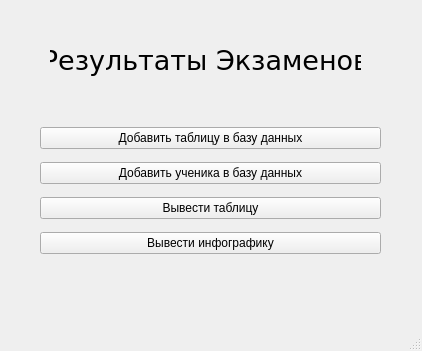
<?xml version="1.0" encoding="UTF-8"?>
<ui version="4.0">
 <class>results</class>
 <widget class="QMainWindow" name="results">
  <property name="enabled">
   <bool>true</bool>
  </property>
  <property name="geometry">
   <rect>
    <x>0</x>
    <y>0</y>
    <width>422</width>
    <height>351</height>
   </rect>
  </property>
  <property name="windowTitle">
   <string>Результаты экзаменов</string>
  </property>
  <widget class="QWidget" name="centralwidget">
   <widget class="QWidget" name="verticalLayoutWidget">
    <property name="geometry">
     <rect>
      <x>40</x>
      <y>120</y>
      <width>341</width>
      <height>141</height>
     </rect>
    </property>
    <layout class="QVBoxLayout" name="verticalLayout">
     <item>
      <widget class="QPushButton" name="table_b">
       <property name="text">
        <string>Добавить таблицу в базу данных</string>
       </property>
      </widget>
     </item>
     <item>
      <widget class="QPushButton" name="window_button1">
       <property name="text">
        <string>Добавить ученика в базу данных</string>
       </property>
      </widget>
     </item>
     <item>
      <widget class="QPushButton" name="window_button2">
       <property name="text">
        <string>Вывести таблицу</string>
       </property>
      </widget>
     </item>
     <item>
      <widget class="QPushButton" name="window_button">
       <property name="text">
        <string>Вывести инфографику</string>
       </property>
      </widget>
     </item>
    </layout>
   </widget>
   <widget class="QLabel" name="label">
    <property name="geometry">
     <rect>
      <x>50</x>
      <y>20</y>
      <width>311</width>
      <height>81</height>
     </rect>
    </property>
    <property name="font">
     <font>
      <family>Verdana</family>
      <pointsize>20</pointsize>
     </font>
    </property>
    <property name="text">
     <string>Результаты Экзаменов</string>
    </property>
    <property name="alignment">
     <set>Qt::AlignCenter</set>
    </property>
   </widget>
  </widget>
  <widget class="QMenuBar" name="menubar">
   <property name="geometry">
    <rect>
     <x>0</x>
     <y>0</y>
     <width>422</width>
     <height>22</height>
    </rect>
   </property>
  </widget>
  <widget class="QStatusBar" name="statusbar"/>
  <action name="action">
   <property name="text">
    <string>Добавить предмет</string>
   </property>
  </action>
  <action name="action_2">
   <property name="text">
    <string>Добавить ученика</string>
   </property>
  </action>
  <action name="action_3">
   <property name="text">
    <string>Вывести таблицу</string>
   </property>
  </action>
 </widget>
 <resources/>
 <connections/>
</ui>
